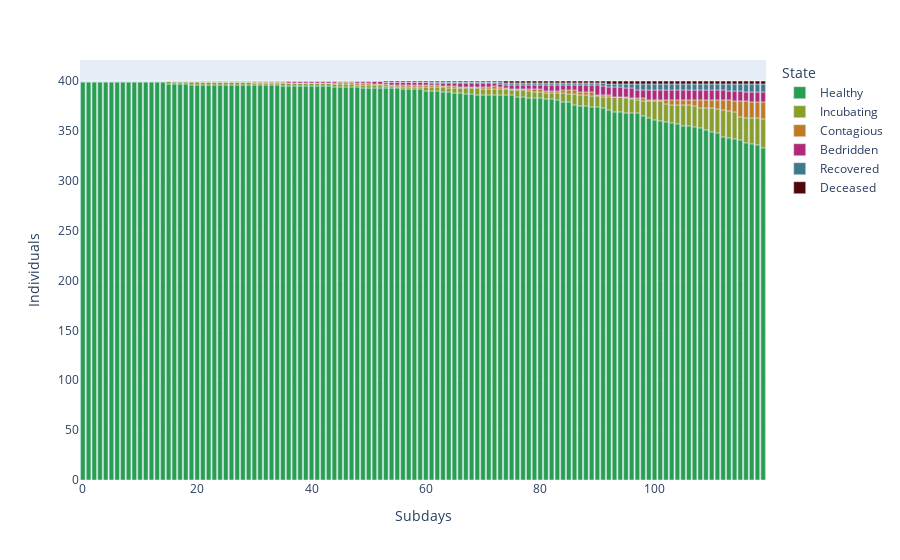

Notebook source saved alongside this figure:
### Code cell
# This code renders the most recent simulation as an interactive chart.
fig_coloration = {
    "Healthy":"#289F50","Incubating":"#8A9F2A","Contagious":"#BF7A25",
    "Bedridden":"#B02A7A","Recovered":"#407A8A","Deceased":"#500707"
}
figure = px.bar(MostRecentSimulation, labels={
    "index":"Subdays", "value":"Individuals", "variable":"State"
}, color_discrete_map=fig_coloration)
figure.show()

### Figure 1 — Plotly figure (JSON) as saved in the notebook; plotly's stock layout.template omitted (floating-point values rounded to 4 significant figures)
{"data": [{"alignmentgroup": "True", "hovertemplate": "State=Healthy<br>Subdays=%{x}<br>Individuals=%{y}<extra></extra>", "legendgroup": "Healthy", "marker": {"color": "#289F50", "pattern": {"shape": ""}}, "name": "Healthy", "offsetgroup": "Healthy", "orientation": "v", "showlegend": true, "textposition": "auto", "type": "bar", "x": [0, 1, 2, 3, 4, 5, 6, 7, 8, 9, 10, 11, 12, 13, 14, 15, 16, 17, 18, 19, 20, 21, 22, 23, 24, 25, 26, 27, 28, 29, 30, 31, 32, 33, 34, 35, 36, 37, 38, 39, 40, 41, 42, 43, 44, 45, 46, 47, 48, 49, 50, 51, 52, 53, 54, 55, 56, 57, 58, 59, 60, 61, 62, 63, 64, 65, 66, 67, 68, 69, 70, 71, 72, 73, 74, 75, 76, 77, 78, 79, 80, 81, 82, 83, 84, 85, 86, 87, 88, 89, 90, 91, 92, 93, 94, 95, 96, 97, 98, 99, 100, 101, 102, 103, 104, 105, 106, 107, 108, 109, 110, 111, 112, 113, 114, 115, 116, 117, 118, 119], "xaxis": "x", "y": [399, 399, 399, 399, 399, 399, 399, 399, 399, 399, 399, 399, 399, 399, 399, 397, 397, 397, 397, 396, 396, 396, 396, 396, 396, 396, 396, 396, 396, 396, 396, 396, 396, 396, 396, 395, 395, 395, 395, 395, 395, 395, 395, 395, 394, 394, 394, 394, 394, 393, 393, 393, 393, 393, 393, 393, 392, 392, 392, 392, 390, 390, 390, 389, 389, 388, 388, 387, 387, 386, 386, 386, 386, 386, 386, 386, 384, 384, 383, 383, 383, 382, 382, 381, 379, 379, 376, 375, 375, 374, 374, 373, 371, 369, 369, 368, 368, 368, 365, 363, 361, 360, 359, 358, 357, 355, 355, 354, 353, 351, 349, 348, 344, 343, 342, 341, 338, 337, 336, 333], "yaxis": "y"}, {"alignmentgroup": "True", "hovertemplate": "State=Incubating<br>Subdays=%{x}<br>Individuals=%{y}<extra></extra>", "legendgroup": "Incubating", "marker": {"color": "#8A9F2A", "pattern": {"shape": ""}}, "name": "Incubating", "offsetgroup": "Incubating", "orientation": "v", "showlegend": true, "textposition": "auto", "type": "bar", "x": [0, 1, 2, 3, 4, 5, 6, 7, 8, 9, 10, 11, 12, 13, 14, 15, 16, 17, 18, 19, 20, 21, 22, 23, 24, 25, 26, 27, 28, 29, 30, 31, 32, 33, 34, 35, 36, 37, 38, 39, 40, 41, 42, 43, 44, 45, 46, 47, 48, 49, 50, 51, 52, 53, 54, 55, 56, 57, 58, 59, 60, 61, 62, 63, 64, 65, 66, 67, 68, 69, 70, 71, 72, 73, 74, 75, 76, 77, 78, 79, 80, 81, 82, 83, 84, 85, 86, 87, 88, 89, 90, 91, 92, 93, 94, 95, 96, 97, 98, 99, 100, 101, 102, 103, 104, 105, 106, 107, 108, 109, 110, 111, 112, 113, 114, 115, 116, 117, 118, 119], "xaxis": "x", "y": [1, 1, 1, 1, 1, 1, 1, 1, 1, 1, 1, 1, 1, 1, 1, 3, 2, 2, 2, 3, 3, 3, 3, 3, 3, 3, 3, 3, 3, 3, 2, 2, 2, 2, 2, 3, 3, 3, 3, 3, 3, 3, 3, 3, 3, 3, 3, 3, 2, 3, 3, 3, 3, 2, 2, 1, 2, 2, 2, 2, 4, 4, 4, 5, 4, 5, 5, 6, 6, 7, 6, 6, 6, 6, 6, 5, 7, 7, 7, 6, 6, 6, 6, 7, 9, 8, 11, 11, 11, 11, 11, 11, 13, 15, 15, 15, 14, 13, 15, 17, 19, 20, 18, 18, 19, 21, 21, 21, 20, 22, 24, 24, 27, 27, 27, 23, 25, 26, 27, 29], "yaxis": "y"}, {"alignmentgroup": "True", "hovertemplate": "State=Contagious<br>Subdays=%{x}<br>Individuals=%{y}<extra></extra>", "legendgroup": "Contagious", "marker": {"color": "#BF7A25", "pattern": {"shape": ""}}, "name": "Contagious", "offsetgroup": "Contagious", "orientation": "v", "showlegend": true, "textposition": "auto", "type": "bar", "x": [0, 1, 2, 3, 4, 5, 6, 7, 8, 9, 10, 11, 12, 13, 14, 15, 16, 17, 18, 19, 20, 21, 22, 23, 24, 25, 26, 27, 28, 29, 30, 31, 32, 33, 34, 35, 36, 37, 38, 39, 40, 41, 42, 43, 44, 45, 46, 47, 48, 49, 50, 51, 52, 53, 54, 55, 56, 57, 58, 59, 60, 61, 62, 63, 64, 65, 66, 67, 68, 69, 70, 71, 72, 73, 74, 75, 76, 77, 78, 79, 80, 81, 82, 83, 84, 85, 86, 87, 88, 89, 90, 91, 92, 93, 94, 95, 96, 97, 98, 99, 100, 101, 102, 103, 104, 105, 106, 107, 108, 109, 110, 111, 112, 113, 114, 115, 116, 117, 118, 119], "xaxis": "x", "y": [0, 0, 0, 0, 0, 0, 0, 0, 0, 0, 0, 0, 0, 0, 0, 0, 1, 1, 1, 1, 1, 0, 0, 0, 0, 0, 0, 0, 0, 0, 1, 1, 1, 1, 1, 1, 0, 0, 0, 0, 0, 0, 0, 0, 1, 2, 2, 2, 2, 2, 2, 1, 1, 2, 1, 2, 2, 2, 2, 2, 2, 2, 2, 1, 2, 2, 1, 1, 1, 1, 2, 2, 3, 2, 1, 1, 1, 1, 2, 3, 3, 2, 2, 2, 3, 4, 4, 3, 3, 4, 1, 2, 2, 0, 0, 1, 1, 2, 3, 1, 1, 1, 4, 5, 5, 5, 5, 6, 8, 8, 8, 9, 10, 11, 11, 16, 17, 16, 16, 17], "yaxis": "y"}, {"alignmentgroup": "True", "hovertemplate": "State=Bedridden<br>Subdays=%{x}<br>Individuals=%{y}<extra></extra>", "legendgroup": "Bedridden", "marker": {"color": "#B02A7A", "pattern": {"shape": ""}}, "name": "Bedridden", "offsetgroup": "Bedridden", "orientation": "v", "showlegend": true, "textposition": "auto", "type": "bar", "x": [0, 1, 2, 3, 4, 5, 6, 7, 8, 9, 10, 11, 12, 13, 14, 15, 16, 17, 18, 19, 20, 21, 22, 23, 24, 25, 26, 27, 28, 29, 30, 31, 32, 33, 34, 35, 36, 37, 38, 39, 40, 41, 42, 43, 44, 45, 46, 47, 48, 49, 50, 51, 52, 53, 54, 55, 56, 57, 58, 59, 60, 61, 62, 63, 64, 65, 66, 67, 68, 69, 70, 71, 72, 73, 74, 75, 76, 77, 78, 79, 80, 81, 82, 83, 84, 85, 86, 87, 88, 89, 90, 91, 92, 93, 94, 95, 96, 97, 98, 99, 100, 101, 102, 103, 104, 105, 106, 107, 108, 109, 110, 111, 112, 113, 114, 115, 116, 117, 118, 119], "xaxis": "x", "y": [0, 0, 0, 0, 0, 0, 0, 0, 0, 0, 0, 0, 0, 0, 0, 0, 0, 0, 0, 0, 0, 1, 1, 1, 1, 1, 1, 1, 1, 1, 1, 1, 1, 1, 1, 1, 2, 2, 2, 2, 2, 2, 2, 2, 2, 1, 1, 1, 2, 2, 2, 3, 3, 2, 3, 3, 3, 3, 3, 3, 3, 2, 2, 3, 3, 3, 4, 4, 4, 4, 4, 4, 3, 3, 3, 4, 4, 4, 4, 4, 4, 6, 6, 6, 5, 5, 5, 7, 7, 7, 10, 9, 8, 10, 10, 9, 10, 8, 8, 10, 10, 10, 10, 10, 10, 10, 10, 10, 10, 10, 10, 10, 10, 9, 10, 10, 9, 10, 10, 10], "yaxis": "y"}, {"alignmentgroup": "True", "hovertemplate": "State=Recovered<br>Subdays=%{x}<br>Individuals=%{y}<extra></extra>", "legendgroup": "Recovered", "marker": {"color": "#407A8A", "pattern": {"shape": ""}}, "name": "Recovered", "offsetgroup": "Recovered", "orientation": "v", "showlegend": true, "textposition": "auto", "type": "bar", "x": [0, 1, 2, 3, 4, 5, 6, 7, 8, 9, 10, 11, 12, 13, 14, 15, 16, 17, 18, 19, 20, 21, 22, 23, 24, 25, 26, 27, 28, 29, 30, 31, 32, 33, 34, 35, 36, 37, 38, 39, 40, 41, 42, 43, 44, 45, 46, 47, 48, 49, 50, 51, 52, 53, 54, 55, 56, 57, 58, 59, 60, 61, 62, 63, 64, 65, 66, 67, 68, 69, 70, 71, 72, 73, 74, 75, 76, 77, 78, 79, 80, 81, 82, 83, 84, 85, 86, 87, 88, 89, 90, 91, 92, 93, 94, 95, 96, 97, 98, 99, 100, 101, 102, 103, 104, 105, 106, 107, 108, 109, 110, 111, 112, 113, 114, 115, 116, 117, 118, 119], "xaxis": "x", "y": [0, 0, 0, 0, 0, 0, 0, 0, 0, 0, 0, 0, 0, 0, 0, 0, 0, 0, 0, 0, 0, 0, 0, 0, 0, 0, 0, 0, 0, 0, 0, 0, 0, 0, 0, 0, 0, 0, 0, 0, 0, 0, 0, 0, 0, 0, 0, 0, 0, 0, 0, 0, 0, 0, 0, 0, 0, 0, 0, 0, 0, 1, 1, 1, 1, 1, 1, 1, 1, 1, 1, 1, 1, 2, 2, 2, 2, 2, 2, 2, 2, 2, 2, 2, 2, 2, 2, 2, 2, 2, 2, 3, 3, 3, 3, 4, 4, 6, 6, 6, 6, 6, 6, 6, 6, 6, 6, 6, 6, 6, 6, 6, 6, 7, 7, 7, 8, 8, 8, 8], "yaxis": "y"}, {"alignmentgroup": "True", "hovertemplate": "State=Deceased<br>Subdays=%{x}<br>Individuals=%{y}<extra></extra>", "legendgroup": "Deceased", "marker": {"color": "#500707", "pattern": {"shape": ""}}, "name": "Deceased", "offsetgroup": "Deceased", "orientation": "v", "showlegend": true, "textposition": "auto", "type": "bar", "x": [0, 1, 2, 3, 4, 5, 6, 7, 8, 9, 10, 11, 12, 13, 14, 15, 16, 17, 18, 19, 20, 21, 22, 23, 24, 25, 26, 27, 28, 29, 30, 31, 32, 33, 34, 35, 36, 37, 38, 39, 40, 41, 42, 43, 44, 45, 46, 47, 48, 49, 50, 51, 52, 53, 54, 55, 56, 57, 58, 59, 60, 61, 62, 63, 64, 65, 66, 67, 68, 69, 70, 71, 72, 73, 74, 75, 76, 77, 78, 79, 80, 81, 82, 83, 84, 85, 86, 87, 88, 89, 90, 91, 92, 93, 94, 95, 96, 97, 98, 99, 100, 101, 102, 103, 104, 105, 106, 107, 108, 109, 110, 111, 112, 113, 114, 115, 116, 117, 118, 119], "xaxis": "x", "y": [0, 0, 0, 0, 0, 0, 0, 0, 0, 0, 0, 0, 0, 0, 0, 0, 0, 0, 0, 0, 0, 0, 0, 0, 0, 0, 0, 0, 0, 0, 0, 0, 0, 0, 0, 0, 0, 0, 0, 0, 0, 0, 0, 0, 0, 0, 0, 0, 0, 0, 0, 0, 0, 1, 1, 1, 1, 1, 1, 1, 1, 1, 1, 1, 1, 1, 1, 1, 1, 1, 1, 1, 1, 1, 2, 2, 2, 2, 2, 2, 2, 2, 2, 2, 2, 2, 2, 2, 2, 2, 2, 2, 3, 3, 3, 3, 3, 3, 3, 3, 3, 3, 3, 3, 3, 3, 3, 3, 3, 3, 3, 3, 3, 3, 3, 3, 3, 3, 3, 3], "yaxis": "y"}], "layout": {"barmode": "relative", "legend": {"title": {"text": "State"}, "tracegroupgap": 0}, "margin": {"t": 60}, "xaxis": {"anchor": "y", "domain": [0, 1], "title": {"text": "Subdays"}}, "yaxis": {"anchor": "x", "domain": [0, 1], "title": {"text": "Individuals"}}}}
